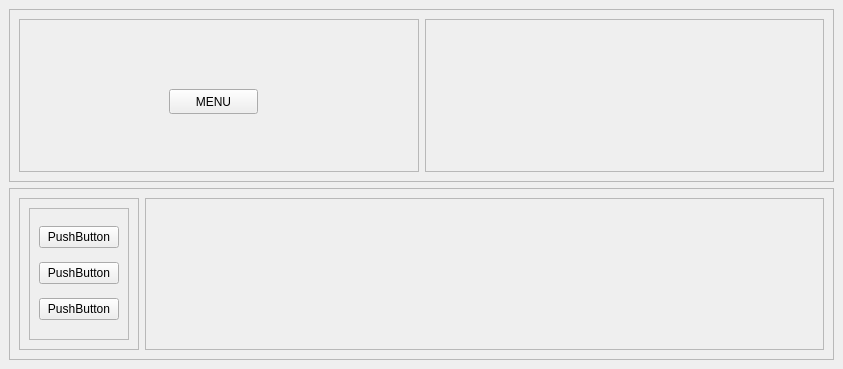
<?xml version="1.0" encoding="UTF-8"?>
<ui version="4.0">
 <class>MainWindow</class>
 <widget class="QMainWindow" name="MainWindow">
  <property name="geometry">
   <rect>
    <x>0</x>
    <y>0</y>
    <width>843</width>
    <height>369</height>
   </rect>
  </property>
  <property name="windowTitle">
   <string>MainWindow</string>
  </property>
  <widget class="QWidget" name="centralwidget">
   <layout class="QVBoxLayout" name="verticalLayout">
    <item>
     <widget class="QFrame" name="header">
      <property name="minimumSize">
       <size>
        <width>0</width>
        <height>10</height>
       </size>
      </property>
      <property name="baseSize">
       <size>
        <width>0</width>
        <height>0</height>
       </size>
      </property>
      <property name="frameShape">
       <enum>QFrame::StyledPanel</enum>
      </property>
      <property name="frameShadow">
       <enum>QFrame::Raised</enum>
      </property>
      <layout class="QHBoxLayout" name="horizontalLayout_2">
       <item>
        <widget class="QFrame" name="frame_3">
         <property name="frameShape">
          <enum>QFrame::StyledPanel</enum>
         </property>
         <property name="frameShadow">
          <enum>QFrame::Raised</enum>
         </property>
         <widget class="QPushButton" name="menu_button">
          <property name="geometry">
           <rect>
            <x>150</x>
            <y>70</y>
            <width>89</width>
            <height>25</height>
           </rect>
          </property>
          <property name="text">
           <string>MENU</string>
          </property>
         </widget>
        </widget>
       </item>
       <item>
        <widget class="QFrame" name="frame_4">
         <property name="frameShape">
          <enum>QFrame::StyledPanel</enum>
         </property>
         <property name="frameShadow">
          <enum>QFrame::Raised</enum>
         </property>
        </widget>
       </item>
      </layout>
     </widget>
    </item>
    <item>
     <widget class="QFrame" name="frame_2">
      <property name="frameShape">
       <enum>QFrame::StyledPanel</enum>
      </property>
      <property name="frameShadow">
       <enum>QFrame::Raised</enum>
      </property>
      <layout class="QHBoxLayout" name="horizontalLayout">
       <item alignment="Qt::AlignLeft">
        <widget class="QCustomSlideMenu" name="side_menu">
         <property name="frameShape">
          <enum>QFrame::StyledPanel</enum>
         </property>
         <property name="frameShadow">
          <enum>QFrame::Raised</enum>
         </property>
         <layout class="QVBoxLayout" name="verticalLayout_2">
          <item>
           <widget class="QFrame" name="frame">
            <property name="minimumSize">
             <size>
              <width>100</width>
              <height>0</height>
             </size>
            </property>
            <property name="maximumSize">
             <size>
              <width>100</width>
              <height>16777215</height>
             </size>
            </property>
            <property name="frameShape">
             <enum>QFrame::StyledPanel</enum>
            </property>
            <property name="frameShadow">
             <enum>QFrame::Raised</enum>
            </property>
            <layout class="QVBoxLayout" name="verticalLayout_3">
             <item>
              <widget class="QPushButton" name="pushButton">
               <property name="text">
                <string>PushButton</string>
               </property>
              </widget>
             </item>
             <item>
              <widget class="QPushButton" name="pushButton_2">
               <property name="text">
                <string>PushButton</string>
               </property>
              </widget>
             </item>
             <item>
              <widget class="QPushButton" name="pushButton_3">
               <property name="text">
                <string>PushButton</string>
               </property>
              </widget>
             </item>
            </layout>
           </widget>
          </item>
         </layout>
        </widget>
       </item>
       <item>
        <widget class="QFrame" name="main_body">
         <property name="sizePolicy">
          <sizepolicy hsizetype="Expanding" vsizetype="Preferred">
           <horstretch>0</horstretch>
           <verstretch>0</verstretch>
          </sizepolicy>
         </property>
         <property name="frameShape">
          <enum>QFrame::StyledPanel</enum>
         </property>
         <property name="frameShadow">
          <enum>QFrame::Raised</enum>
         </property>
        </widget>
       </item>
      </layout>
     </widget>
    </item>
   </layout>
  </widget>
 </widget>
 <customwidgets>
  <customwidget>
   <class>QCustomSlideMenu</class>
   <extends>QFrame</extends>
   <header location="global">Custom_Widgets.Widgets.h</header>
   <container>1</container>
  </customwidget>
 </customwidgets>
 <resources/>
 <connections/>
</ui>
